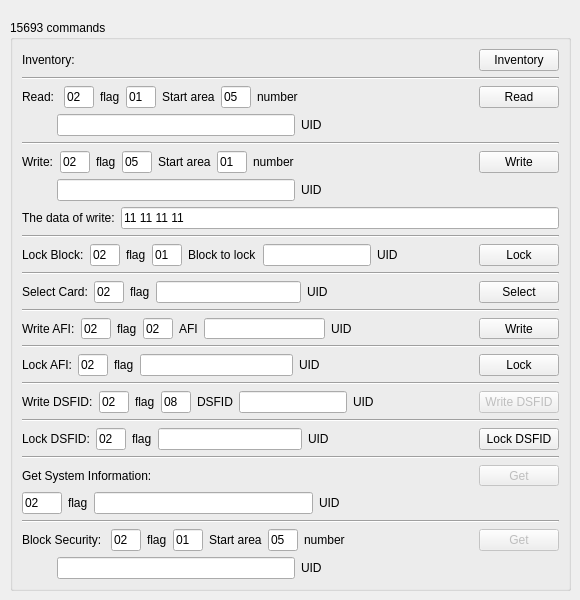
        <widget class="QWidget" name="tab_4">
         <attribute name="title">
          <string>15693</string>
         </attribute>
         <widget class="QGroupBox" name="groupBox_7">
          <property name="geometry">
           <rect>
            <x>10</x>
            <y>20</y>
            <width>561</width>
            <height>571</height>
           </rect>
          </property>
          <property name="title">
           <string>15693 commands</string>
          </property>
          <layout class="QGridLayout" name="gridLayout_19">
           <item row="17" column="0">
            <layout class="QHBoxLayout" name="horizontalLayout_60">
             <item>
              <widget class="QLabel" name="label_65">
               <property name="text">
                <string>Lock AFI:</string>
               </property>
              </widget>
             </item>
             <item>
              <widget class="QLineEdit" name="afilockFlag">
               <property name="maximumSize">
                <size>
                 <width>30</width>
                 <height>16777215</height>
                </size>
               </property>
               <property name="text">
                <string>02</string>
               </property>
              </widget>
             </item>
             <item>
              <widget class="QLabel" name="label_86">
               <property name="text">
                <string>flag</string>
               </property>
              </widget>
             </item>
             <item>
              <widget class="QLineEdit" name="afilockUID"/>
             </item>
             <item>
              <widget class="QLabel" name="label_67">
               <property name="text">
                <string>UID</string>
               </property>
              </widget>
             </item>
             <item>
              <spacer name="horizontalSpacer_55">
               <property name="orientation">
                <enum>Qt::Horizontal</enum>
               </property>
               <property name="sizeHint" stdset="0">
                <size>
                 <width>40</width>
                 <height>20</height>
                </size>
               </property>
              </spacer>
             </item>
             <item>
              <widget class="QPushButton" name="afiLock">
               <property name="text">
                <string>Lock</string>
               </property>
              </widget>
             </item>
            </layout>
           </item>
           <item row="15" column="0">
            <layout class="QHBoxLayout" name="horizontalLayout_59">
             <item>
              <widget class="QLabel" name="label_62">
               <property name="text">
                <string>Write AFI:</string>
               </property>
              </widget>
             </item>
             <item>
              <widget class="QLineEdit" name="afiwriteFlag">
               <property name="maximumSize">
                <size>
                 <width>30</width>
                 <height>16777215</height>
                </size>
               </property>
               <property name="text">
                <string>02</string>
               </property>
              </widget>
             </item>
             <item>
              <widget class="QLabel" name="label_66">
               <property name="text">
                <string>flag</string>
               </property>
              </widget>
             </item>
             <item>
              <widget class="QLineEdit" name="writeAFI">
               <property name="maximumSize">
                <size>
                 <width>30</width>
                 <height>16777215</height>
                </size>
               </property>
               <property name="text">
                <string>02</string>
               </property>
              </widget>
             </item>
             <item>
              <widget class="QLabel" name="label_63">
               <property name="text">
                <string>AFI</string>
               </property>
              </widget>
             </item>
             <item>
              <widget class="QLineEdit" name="afiwriteUID"/>
             </item>
             <item>
              <widget class="QLabel" name="label_64">
               <property name="text">
                <string>UID</string>
               </property>
              </widget>
             </item>
             <item>
              <spacer name="horizontalSpacer_54">
               <property name="orientation">
                <enum>Qt::Horizontal</enum>
               </property>
               <property name="sizeHint" stdset="0">
                <size>
                 <width>40</width>
                 <height>20</height>
                </size>
               </property>
              </spacer>
             </item>
             <item>
              <widget class="QPushButton" name="afiWrite">
               <property name="text">
                <string>Write</string>
               </property>
              </widget>
             </item>
            </layout>
           </item>
           <item row="0" column="0">
            <layout class="QHBoxLayout" name="horizontalLayout_49">
             <item>
              <widget class="QLabel" name="label_41">
               <property name="text">
                <string>Inventory:</string>
               </property>
              </widget>
             </item>
             <item>
              <spacer name="horizontalSpacer_44">
               <property name="orientation">
                <enum>Qt::Horizontal</enum>
               </property>
               <property name="sizeHint" stdset="0">
                <size>
                 <width>40</width>
                 <height>20</height>
                </size>
               </property>
              </spacer>
             </item>
             <item>
              <widget class="QPushButton" name="isoInventory">
               <property name="text">
                <string>Inventory</string>
               </property>
              </widget>
             </item>
            </layout>
           </item>
           <item row="1" column="0">
            <widget class="Line" name="line_7">
             <property name="orientation">
              <enum>Qt::Horizontal</enum>
             </property>
            </widget>
           </item>
           <item row="2" column="0">
            <layout class="QHBoxLayout" name="horizontalLayout_50">
             <item>
              <widget class="QLabel" name="label_42">
               <property name="text">
                <string>Read: </string>
               </property>
              </widget>
             </item>
             <item>
              <widget class="QLineEdit" name="isoreadFlag">
               <property name="maximumSize">
                <size>
                 <width>30</width>
                 <height>16777215</height>
                </size>
               </property>
               <property name="text">
                <string>02</string>
               </property>
              </widget>
             </item>
             <item>
              <widget class="QLabel" name="label_43">
               <property name="text">
                <string>flag</string>
               </property>
              </widget>
             </item>
             <item>
              <widget class="QLineEdit" name="isoreadStart">
               <property name="maximumSize">
                <size>
                 <width>30</width>
                 <height>16777215</height>
                </size>
               </property>
               <property name="text">
                <string>01</string>
               </property>
              </widget>
             </item>
             <item>
              <widget class="QLabel" name="label_44">
               <property name="text">
                <string>Start area</string>
               </property>
              </widget>
             </item>
             <item>
              <widget class="QLineEdit" name="isoreadNum">
               <property name="maximumSize">
                <size>
                 <width>30</width>
                 <height>16777215</height>
                </size>
               </property>
               <property name="text">
                <string>05</string>
               </property>
              </widget>
             </item>
             <item>
              <widget class="QLabel" name="label_45">
               <property name="text">
                <string>number</string>
               </property>
              </widget>
             </item>
             <item>
              <spacer name="horizontalSpacer_45">
               <property name="orientation">
                <enum>Qt::Horizontal</enum>
               </property>
               <property name="sizeHint" stdset="0">
                <size>
                 <width>40</width>
                 <height>20</height>
                </size>
               </property>
              </spacer>
             </item>
             <item>
              <widget class="QPushButton" name="isoRead">
               <property name="text">
                <string>Read</string>
               </property>
              </widget>
             </item>
            </layout>
           </item>
           <item row="4" column="0">
            <widget class="Line" name="line_8">
             <property name="orientation">
              <enum>Qt::Horizontal</enum>
             </property>
            </widget>
           </item>
           <item row="3" column="0">
            <layout class="QHBoxLayout" name="horizontalLayout_55">
             <item>
              <spacer name="horizontalSpacer_49">
               <property name="orientation">
                <enum>Qt::Horizontal</enum>
               </property>
               <property name="sizeType">
                <enum>QSizePolicy::Fixed</enum>
               </property>
               <property name="sizeHint" stdset="0">
                <size>
                 <width>35</width>
                 <height>20</height>
                </size>
               </property>
              </spacer>
             </item>
             <item>
              <widget class="QLineEdit" name="isoreadUID"/>
             </item>
             <item>
              <widget class="QLabel" name="label_54">
               <property name="text">
                <string>UID</string>
               </property>
              </widget>
             </item>
             <item>
              <spacer name="horizontalSpacer_48">
               <property name="orientation">
                <enum>Qt::Horizontal</enum>
               </property>
               <property name="sizeHint" stdset="0">
                <size>
                 <width>40</width>
                 <height>20</height>
                </size>
               </property>
              </spacer>
             </item>
            </layout>
           </item>
           <item row="6" column="0">
            <layout class="QHBoxLayout" name="horizontalLayout_56">
             <item>
              <spacer name="horizontalSpacer_50">
               <property name="orientation">
                <enum>Qt::Horizontal</enum>
               </property>
               <property name="sizeType">
                <enum>QSizePolicy::Fixed</enum>
               </property>
               <property name="sizeHint" stdset="0">
                <size>
                 <width>35</width>
                 <height>20</height>
                </size>
               </property>
              </spacer>
             </item>
             <item>
              <widget class="QLineEdit" name="isowriteUID"/>
             </item>
             <item>
              <widget class="QLabel" name="label_55">
               <property name="text">
                <string>UID</string>
               </property>
              </widget>
             </item>
             <item>
              <spacer name="horizontalSpacer_51">
               <property name="orientation">
                <enum>Qt::Horizontal</enum>
               </property>
               <property name="sizeHint" stdset="0">
                <size>
                 <width>40</width>
                 <height>20</height>
                </size>
               </property>
              </spacer>
             </item>
            </layout>
           </item>
           <item row="13" column="0">
            <layout class="QHBoxLayout" name="horizontalLayout_58">
             <item>
              <widget class="QLabel" name="label_60">
               <property name="text">
                <string>Select Card:</string>
               </property>
              </widget>
             </item>
             <item>
              <widget class="QLineEdit" name="cardselFlag">
               <property name="maximumSize">
                <size>
                 <width>30</width>
                 <height>16777215</height>
                </size>
               </property>
               <property name="text">
                <string>02</string>
               </property>
              </widget>
             </item>
             <item>
              <widget class="QLabel" name="label_61">
               <property name="text">
                <string>flag</string>
               </property>
              </widget>
             </item>
             <item>
              <widget class="QLineEdit" name="cardselUID"/>
             </item>
             <item>
              <widget class="QLabel" name="label_58">
               <property name="text">
                <string>UID</string>
               </property>
              </widget>
             </item>
             <item>
              <spacer name="horizontalSpacer_53">
               <property name="orientation">
                <enum>Qt::Horizontal</enum>
               </property>
               <property name="sizeHint" stdset="0">
                <size>
                 <width>40</width>
                 <height>20</height>
                </size>
               </property>
              </spacer>
             </item>
             <item>
              <widget class="QPushButton" name="cardSelect">
               <property name="text">
                <string>Select</string>
               </property>
              </widget>
             </item>
            </layout>
           </item>
           <item row="21" column="0">
            <layout class="QHBoxLayout" name="horizontalLayout_65">
             <item>
              <widget class="QLabel" name="label_80">
               <property name="text">
                <string>Lock DSFID:</string>
               </property>
              </widget>
             </item>
             <item>
              <widget class="QLineEdit" name="dsfidlockFlag">
               <property name="maximumSize">
                <size>
                 <width>30</width>
                 <height>16777215</height>
                </size>
               </property>
               <property name="text">
                <string>02</string>
               </property>
              </widget>
             </item>
             <item>
              <widget class="QLabel" name="label_88">
               <property name="text">
                <string>flag</string>
               </property>
              </widget>
             </item>
             <item>
              <widget class="QLineEdit" name="lockdsfidUID"/>
             </item>
             <item>
              <widget class="QLabel" name="label_82">
               <property name="text">
                <string>UID</string>
               </property>
              </widget>
             </item>
             <item>
              <spacer name="horizontalSpacer_60">
               <property name="orientation">
                <enum>Qt::Horizontal</enum>
               </property>
               <property name="sizeHint" stdset="0">
                <size>
                 <width>40</width>
                 <height>20</height>
                </size>
               </property>
              </spacer>
             </item>
             <item>
              <widget class="QPushButton" name="dsfidLock">
               <property name="text">
                <string>Lock DSFID</string>
               </property>
              </widget>
             </item>
            </layout>
           </item>
           <item row="19" column="0">
            <layout class="QHBoxLayout" name="horizontalLayout_66">
             <item>
              <widget class="QLabel" name="label_83">
               <property name="text">
                <string>Write DSFID:</string>
               </property>
              </widget>
             </item>
             <item>
              <widget class="QLineEdit" name="dsfidwriteFlag">
               <property name="maximumSize">
                <size>
                 <width>30</width>
                 <height>16777215</height>
                </size>
               </property>
               <property name="text">
                <string>02</string>
               </property>
              </widget>
             </item>
             <item>
              <widget class="QLabel" name="label_87">
               <property name="text">
                <string>flag</string>
               </property>
              </widget>
             </item>
             <item>
              <widget class="QLineEdit" name="writeDSFID">
               <property name="maximumSize">
                <size>
                 <width>30</width>
                 <height>16777215</height>
                </size>
               </property>
               <property name="text">
                <string>08</string>
               </property>
              </widget>
             </item>
             <item>
              <widget class="QLabel" name="label_84">
               <property name="text">
                <string>DSFID</string>
               </property>
              </widget>
             </item>
             <item>
              <widget class="QLineEdit" name="dsfidwriteUID"/>
             </item>
             <item>
              <widget class="QLabel" name="label_85">
               <property name="text">
                <string>UID</string>
               </property>
              </widget>
             </item>
             <item>
              <spacer name="horizontalSpacer_61">
               <property name="orientation">
                <enum>Qt::Horizontal</enum>
               </property>
               <property name="sizeHint" stdset="0">
                <size>
                 <width>40</width>
                 <height>20</height>
                </size>
               </property>
              </spacer>
             </item>
             <item>
              <widget class="QPushButton" name="dsfidWrite">
               <property name="enabled">
                <bool>false</bool>
               </property>
               <property name="text">
                <string>Write DSFID</string>
               </property>
              </widget>
             </item>
            </layout>
           </item>
           <item row="26" column="0">
            <layout class="QHBoxLayout" name="horizontalLayout_82">
             <item>
              <widget class="QLabel" name="label_124">
               <property name="text">
                <string>Block Security: </string>
               </property>
              </widget>
             </item>
             <item>
              <widget class="QLineEdit" name="blksecFlag">
               <property name="maximumSize">
                <size>
                 <width>30</width>
                 <height>16777215</height>
                </size>
               </property>
               <property name="text">
                <string>02</string>
               </property>
              </widget>
             </item>
             <item>
              <widget class="QLabel" name="label_125">
               <property name="text">
                <string>flag</string>
               </property>
              </widget>
             </item>
             <item>
              <widget class="QLineEdit" name="blksecStart">
               <property name="maximumSize">
                <size>
                 <width>30</width>
                 <height>16777215</height>
                </size>
               </property>
               <property name="text">
                <string>01</string>
               </property>
              </widget>
             </item>
             <item>
              <widget class="QLabel" name="label_126">
               <property name="text">
                <string>Start area</string>
               </property>
              </widget>
             </item>
             <item>
              <widget class="QLineEdit" name="blksecNum">
               <property name="maximumSize">
                <size>
                 <width>30</width>
                 <height>16777215</height>
                </size>
               </property>
               <property name="text">
                <string>05</string>
               </property>
              </widget>
             </item>
             <item>
              <widget class="QLabel" name="label_127">
               <property name="text">
                <string>number</string>
               </property>
              </widget>
             </item>
             <item>
              <spacer name="horizontalSpacer_80">
               <property name="orientation">
                <enum>Qt::Horizontal</enum>
               </property>
               <property name="sizeHint" stdset="0">
                <size>
                 <width>40</width>
                 <height>20</height>
                </size>
               </property>
              </spacer>
             </item>
             <item>
              <widget class="QPushButton" name="blksecGet">
               <property name="enabled">
                <bool>false</bool>
               </property>
               <property name="text">
                <string>Get</string>
               </property>
              </widget>
             </item>
            </layout>
           </item>
           <item row="5" column="0">
            <layout class="QHBoxLayout" name="horizontalLayout_51">
             <item>
              <widget class="QLabel" name="label_46">
               <property name="text">
                <string>Write:</string>
               </property>
              </widget>
             </item>
             <item>
              <widget class="QLineEdit" name="isowriteFlag">
               <property name="maximumSize">
                <size>
                 <width>30</width>
                 <height>16777215</height>
                </size>
               </property>
               <property name="text">
                <string>02</string>
               </property>
              </widget>
             </item>
             <item>
              <widget class="QLabel" name="label_47">
               <property name="text">
                <string>flag</string>
               </property>
              </widget>
             </item>
             <item>
              <widget class="QLineEdit" name="isowriteStart">
               <property name="maximumSize">
                <size>
                 <width>30</width>
                 <height>16777215</height>
                </size>
               </property>
               <property name="text">
                <string>05</string>
               </property>
              </widget>
             </item>
             <item>
              <widget class="QLabel" name="label_48">
               <property name="text">
                <string>Start area</string>
               </property>
              </widget>
             </item>
             <item>
              <widget class="QLineEdit" name="isowriteNum">
               <property name="maximumSize">
                <size>
                 <width>30</width>
                 <height>16777215</height>
                </size>
               </property>
               <property name="text">
                <string>01</string>
               </property>
              </widget>
             </item>
             <item>
              <widget class="QLabel" name="label_49">
               <property name="text">
                <string>number</string>
               </property>
              </widget>
             </item>
             <item>
              <spacer name="horizontalSpacer_46">
               <property name="orientation">
                <enum>Qt::Horizontal</enum>
               </property>
               <property name="sizeHint" stdset="0">
                <size>
                 <width>40</width>
                 <height>20</height>
                </size>
               </property>
              </spacer>
             </item>
             <item>
              <widget class="QPushButton" name="isoWrite">
               <property name="text">
                <string>Write</string>
               </property>
              </widget>
             </item>
            </layout>
           </item>
           <item row="8" column="0">
            <layout class="QHBoxLayout" name="horizontalLayout_52">
             <item>
              <widget class="QLabel" name="label_50">
               <property name="text">
                <string>The data of write:</string>
               </property>
              </widget>
             </item>
             <item>
              <widget class="QLineEdit" name="isowriteData">
               <property name="text">
                <string>11 11 11 11</string>
               </property>
              </widget>
             </item>
            </layout>
           </item>
           <item row="9" column="0">
            <widget class="Line" name="line_9">
             <property name="orientation">
              <enum>Qt::Horizontal</enum>
             </property>
            </widget>
           </item>
           <item row="23" column="0">
            <layout class="QHBoxLayout" name="horizontalLayout_53">
             <item>
              <widget class="QLabel" name="label_51">
               <property name="text">
                <string>Get System Information:</string>
               </property>
              </widget>
             </item>
             <item>
              <spacer name="horizontalSpacer_47">
               <property name="orientation">
                <enum>Qt::Horizontal</enum>
               </property>
               <property name="sizeHint" stdset="0">
                <size>
                 <width>40</width>
                 <height>20</height>
                </size>
               </property>
              </spacer>
             </item>
             <item>
              <widget class="QPushButton" name="isoGet">
               <property name="enabled">
                <bool>false</bool>
               </property>
               <property name="text">
                <string>Get</string>
               </property>
              </widget>
             </item>
            </layout>
           </item>
           <item row="24" column="0">
            <layout class="QHBoxLayout" name="horizontalLayout_54">
             <item>
              <widget class="QLineEdit" name="isogetFlag">
               <property name="maximumSize">
                <size>
                 <width>40</width>
                 <height>16777215</height>
                </size>
               </property>
               <property name="text">
                <string>02</string>
               </property>
              </widget>
             </item>
             <item>
              <widget class="QLabel" name="label_52">
               <property name="text">
                <string>flag</string>
               </property>
              </widget>
             </item>
             <item>
              <widget class="QLineEdit" name="isogetUID"/>
             </item>
             <item>
              <widget class="QLabel" name="label_53">
               <property name="text">
                <string>UID</string>
               </property>
              </widget>
             </item>
             <item>
              <spacer name="horizontalSpacer_62">
               <property name="orientation">
                <enum>Qt::Horizontal</enum>
               </property>
               <property name="sizeHint" stdset="0">
                <size>
                 <width>40</width>
                 <height>20</height>
                </size>
               </property>
              </spacer>
             </item>
            </layout>
           </item>
           <item row="14" column="0">
            <widget class="Line" name="line_10">
             <property name="orientation">
              <enum>Qt::Horizontal</enum>
             </property>
            </widget>
           </item>
           <item row="11" column="0">
            <layout class="QHBoxLayout" name="horizontalLayout_57">
             <item>
              <widget class="QLabel" name="label_56">
               <property name="text">
                <string>Lock Block:</string>
               </property>
              </widget>
             </item>
             <item>
              <widget class="QLineEdit" name="blklockFlag">
               <property name="maximumSize">
                <size>
                 <width>30</width>
                 <height>16777215</height>
                </size>
               </property>
               <property name="text">
                <string>02</string>
               </property>
              </widget>
             </item>
             <item>
              <widget class="QLabel" name="label_57">
               <property name="text">
                <string>flag</string>
               </property>
              </widget>
             </item>
             <item>
              <widget class="QLineEdit" name="lockBlock">
               <property name="maximumSize">
                <size>
                 <width>30</width>
                 <height>16777215</height>
                </size>
               </property>
               <property name="text">
                <string>01</string>
               </property>
              </widget>
             </item>
             <item>
              <widget class="QLabel" name="label_59">
               <property name="text">
                <string>Block to lock</string>
               </property>
              </widget>
             </item>
             <item>
              <widget class="QLineEdit" name="blklockUID"/>
             </item>
             <item>
              <widget class="QLabel" name="label_68">
               <property name="text">
                <string>UID</string>
               </property>
              </widget>
             </item>
             <item>
              <spacer name="horizontalSpacer_52">
               <property name="orientation">
                <enum>Qt::Horizontal</enum>
               </property>
               <property name="sizeHint" stdset="0">
                <size>
                 <width>40</width>
                 <height>20</height>
                </size>
               </property>
              </spacer>
             </item>
             <item>
              <widget class="QPushButton" name="blockLock">
               <property name="text">
                <string>Lock</string>
               </property>
              </widget>
             </item>
            </layout>
           </item>
           <item row="16" column="0">
            <widget class="Line" name="line_12">
             <property name="orientation">
              <enum>Qt::Horizontal</enum>
             </property>
            </widget>
           </item>
           <item row="22" column="0">
            <widget class="Line" name="line_14">
             <property name="orientation">
              <enum>Qt::Horizontal</enum>
             </property>
            </widget>
           </item>
           <item row="12" column="0">
            <widget class="Line" name="line_11">
             <property name="orientation">
              <enum>Qt::Horizontal</enum>
             </property>
            </widget>
           </item>
           <item row="18" column="0">
            <widget class="Line" name="line_13">
             <property name="orientation">
              <enum>Qt::Horizontal</enum>
             </property>
            </widget>
           </item>
           <item row="20" column="0">
            <widget class="Line" name="line_15">
             <property name="orientation">
              <enum>Qt::Horizontal</enum>
             </property>
            </widget>
           </item>
           <item row="27" column="0">
            <layout class="QHBoxLayout" name="horizontalLayout_81">
             <item>
              <spacer name="horizontalSpacer_78">
               <property name="orientation">
                <enum>Qt::Horizontal</enum>
               </property>
               <property name="sizeType">
                <enum>QSizePolicy::Fixed</enum>
               </property>
               <property name="sizeHint" stdset="0">
                <size>
                 <width>35</width>
                 <height>20</height>
                </size>
               </property>
              </spacer>
             </item>
             <item>
              <widget class="QLineEdit" name="blksecUID"/>
             </item>
             <item>
              <widget class="QLabel" name="label_123">
               <property name="text">
                <string>UID</string>
               </property>
              </widget>
             </item>
             <item>
              <spacer name="horizontalSpacer_79">
               <property name="orientation">
                <enum>Qt::Horizontal</enum>
               </property>
               <property name="sizeHint" stdset="0">
                <size>
                 <width>40</width>
                 <height>20</height>
                </size>
               </property>
              </spacer>
             </item>
            </layout>
           </item>
           <item row="25" column="0">
            <widget class="Line" name="line_25">
             <property name="orientation">
              <enum>Qt::Horizontal</enum>
             </property>
            </widget>
           </item>
          </layout>
         </widget>
        </widget>
